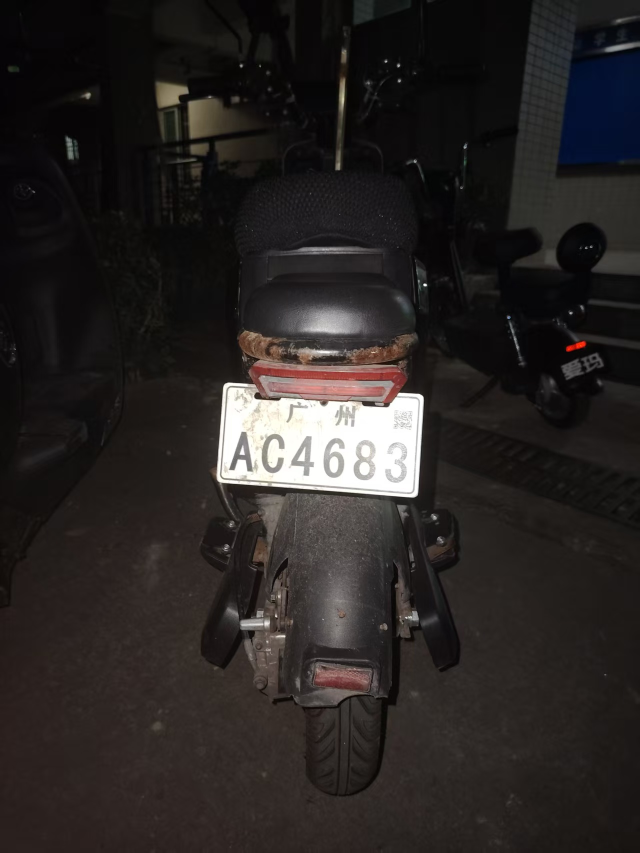
#> input picture car1.jpg, 1279 x 1706 px (shown at 1/2 size)
$ python -i plate_detector.py   (imports and definitions only)
#> lines starting #> are read from the running program, lines starting #| are printed output that depends on the picture; after the words box and inside, x2 and y2 are one past the last pixel; in counts of white or black regions, pixels touching at a corner belong together
#> further down, picture is the input picture: shape (1706, 1279, 3); mean B, G, R 35.7, 37, 41
### color_config.py
import numpy as np

class PlateColorConfig:
    # 针对白色车牌的优化配置
    WHITE = {
        'name': '白色车牌',
        'hsv_ranges': [
            {
                'lower': np.array([0, 0, 120]),   # 适度亮度要求
                'upper': np.array([180, 50, 255]) # 适度的饱和度限制
            }
        ],
    }
    @classmethod
    def get_all_colors(cls):
        return {
            'white': cls.WHITE
        }

### plate_detector.py
import cv2
import numpy as np
from image_utils import preprocess_image, morphological_operations
from color_config import PlateColorConfig

class LicensePlateDetector:
    def __init__(self, use_color_detection=True, specific_color=None):
        """
        初始化车牌检测器

        Args:
            use_color_detection: 是否使用颜色检测
            specific_color: 指定车牌颜色，为None时检测所有颜色
        """
        # 放宽几何参数约束
        self.min_plate_width = 60
        self.max_plate_width = 400
        self.min_plate_height = 15
        self.max_plate_height = 150
        self.min_aspect_ratio = 1.5
        self.max_aspect_ratio = 4.5

        self.use_color_detection = use_color_detection
        self.specific_color = specific_color

        # 简化纹理特征参数
        self.min_edge_density = 0.03
        self.max_edge_density = 0.9

    def detect_plates_by_multiple_colors(self, image):
        """基于多种颜色检测车牌"""
        color_masks = {}
        hsv = cv2.cvtColor(image, cv2.COLOR_BGR2HSV)
#> hsv: shape (1706, 1279, 3); mean H, S, V 46.5, 49.2, 41.9

        colors_config = PlateColorConfig.get_all_colors()

        # 如果指定了特定颜色，只检测该颜色
        if self.specific_color and self.specific_color in colors_config:
            target_colors = {self.specific_color: colors_config[self.specific_color]}
        else:
            target_colors = colors_config

        for color_name, config in target_colors.items():
            combined_mask = np.zeros(image.shape[:2], dtype=np.uint8)

            # 使用HSV颜色空间检测
            for hsv_range in config['hsv_ranges']:
                mask = cv2.inRange(hsv, hsv_range['lower'], hsv_range['upper'])
                combined_mask = cv2.bitwise_or(combined_mask, mask)

            # 优化形态学操作参数
            kernel_close = cv2.getStructuringElement(cv2.MORPH_RECT, (7, 7))
            kernel_open = cv2.getStructuringElement(cv2.MORPH_RECT, (3, 3))

            # 先闭操作连接区域，再开操作去除噪点
            combined_mask = cv2.morphologyEx(combined_mask, cv2.MORPH_CLOSE, kernel_close)
            combined_mask = cv2.morphologyEx(combined_mask, cv2.MORPH_OPEN, kernel_open)

            color_masks[color_name] = combined_mask
#> after the loop, color_masks = 1 item

        return color_masks

    def process_color_mask(self, color_mask):
        """专门处理颜色掩码，提取车牌区域"""
        # 复制掩码
        processed_mask = color_mask.copy()

        # 更强的形态学操作来连接车牌区域
        kernel_close = cv2.getStructuringElement(cv2.MORPH_RECT, (10, 5))
        kernel_open = cv2.getStructuringElement(cv2.MORPH_RECT, (3, 3))

        # 闭操作连接车牌字符区域
        processed_mask = cv2.morphologyEx(processed_mask, cv2.MORPH_CLOSE, kernel_close)
        # 开操作去除小噪点
        processed_mask = cv2.morphologyEx(processed_mask, cv2.MORPH_OPEN, kernel_open)

        return processed_mask

    def find_contours_in_mask(self, mask):
        """在掩码中查找轮廓"""
        # 查找轮廓
        contours, _ = cv2.findContours(mask, cv2.RETR_EXTERNAL, cv2.CHAIN_APPROX_SIMPLE)
        return contours

    def filter_and_validate_contours(self, contours, image):
        """过滤和验证轮廓"""
        valid_plates = []

        for contour in contours:
            # 使用边界矩形
            x, y, w, h = cv2.boundingRect(contour)

            # 计算轮廓特征
            contour_area = cv2.contourArea(contour)
            rect_area = w * h
            aspect_ratio = w / h if h > 0 else 0

            # 面积比例，衡量轮廓完整性
            area_ratio = contour_area / rect_area if rect_area > 0 else 0

            # 宽松的几何约束
            if (w >= self.min_plate_width and h >= self.min_plate_height and
                aspect_ratio >= self.min_aspect_ratio and aspect_ratio <= self.max_aspect_ratio and
                area_ratio >= 0.2):  # 降低完整性要求

                # 简化验证，主要信任颜色掩码
                if self.simple_region_validation(image, (x, y, w, h)):
                    valid_plates.append((x, y, w, h))

        return valid_plates

    def simple_region_validation(self, image, region):
        """简化的区域验证"""
        x, y, w, h = region

        # 基本尺寸检查
        if w < self.min_plate_width or h < self.min_plate_height:
            return False

        if w > self.max_plate_width or h > self.max_plate_height:
            return False

        # 宽高比检查
        aspect_ratio = w / h
        if aspect_ratio < self.min_aspect_ratio or aspect_ratio > self.max_aspect_ratio:
            return False

        # 简单边缘密度检查
        roi = image[y:y+h, x:x+w]
        if roi.size == 0:
            return False

        gray_roi = cv2.cvtColor(roi, cv2.COLOR_BGR2GRAY)
        edges = cv2.Canny(gray_roi, 50, 150)
        edge_density = np.sum(edges > 0) / edges.size

        return self.min_edge_density <= edge_density <= self.max_edge_density

    def merge_similar_regions(self, regions, overlap_threshold=0.3):
        """合并相似区域"""
        if not regions:
            return []

        # 按面积排序
        regions.sort(key=lambda r: r[2] * r[3], reverse=True)
        merged = []

        for current in regions:
            x1, y1, w1, h1 = current
            current_area = w1 * h1

            merged_flag = False

            for i, existing in enumerate(merged):
                x2, y2, w2, h2 = existing
                existing_area = w2 * h2

                # 计算重叠
                inter_x1 = max(x1, x2)
                inter_y1 = max(y1, y2)
                inter_x2 = min(x1 + w1, x2 + w2)
                inter_y2 = min(y1 + h1, y2 + h2)

                if inter_x1 < inter_x2 and inter_y1 < inter_y2:
                    inter_area = (inter_x2 - inter_x1) * (inter_y2 - inter_y1)

                    # 计算重叠比例
                    overlap_ratio = inter_area / min(current_area, existing_area)

                    if overlap_ratio > overlap_threshold:
                        # 合并区域
                        new_x = min(x1, x2)
                        new_y = min(y1, y2)
                        new_w = max(x1 + w1, x2 + w2) - new_x
                        new_h = max(y1 + h1, y2 + h2) - new_y

                        merged[i] = (new_x, new_y, new_w, new_h)
                        merged_flag = True
                        break

            if not merged_flag:
                merged.append(current)

        return merged

    def detect_plates_by_color(self, image, color_name, color_mask):
        """针对特定颜色进行车牌检测"""
        # 处理颜色掩码
        processed_mask = self.process_color_mask(color_mask)

        # 查找轮廓
        contours = self.find_contours_in_mask(processed_mask)

        # 过滤和验证轮廓
        plates = self.filter_and_validate_contours(contours, image)

        return plates

    def detect(self, image):
        """主检测函数"""
        all_plates = []

        if self.use_color_detection:
            # 获取所有颜色掩码
            color_masks = self.detect_plates_by_multiple_colors(image)
#> color_masks = 1 item

            # 对每种颜色进行检测
            for color_name, color_mask in color_masks.items():
                plates = self.detect_plates_by_color(image, color_name, color_mask)
                all_plates.extend(plates)
#> this loop made 1 pass
#> color_name on pass 1: 'white'
#> pass 1, in process_color_mask, `processed_mask = color_mask.copy()`:
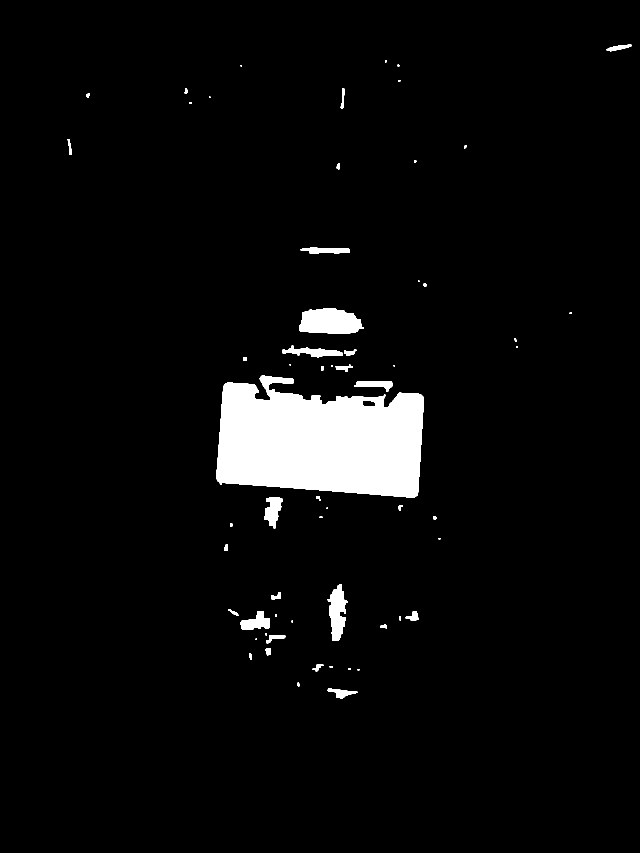
#> processed_mask: shape (1706, 1279) (shown at 1/2 size); 4.4% white; 60 white regions (19 under 20 px), largest, box (x1, y1, x2, y2) and area: (433, 751, 848, 995) 78198, (599, 616, 728, 668) 5269, (655, 1168, 696, 1282) 2682
#> pass 1, in process_color_mask, `processed_mask = cv2.morphologyEx(processed_mask, cv2.MORPH_CLOSE, ker..`:
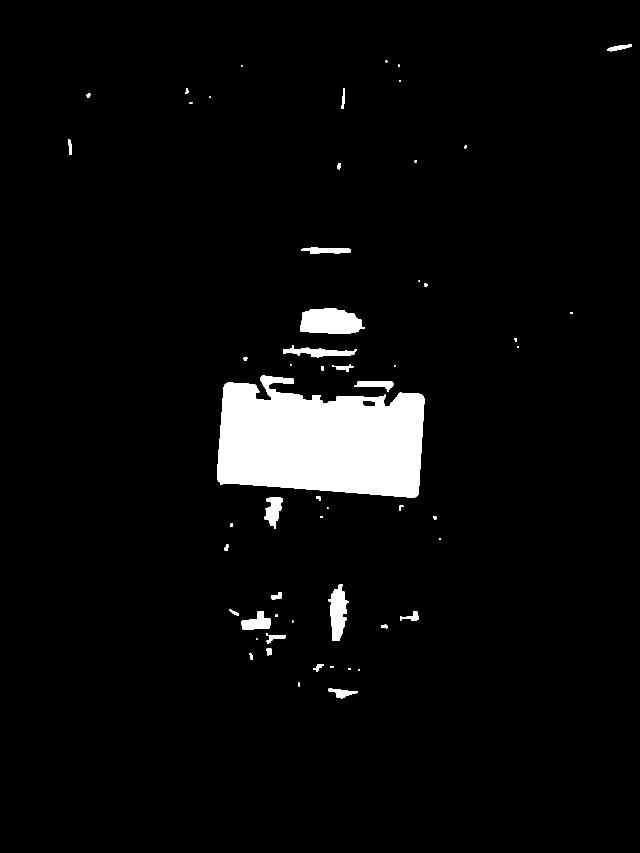
#> processed_mask: shape (1706, 1279) (shown at 1/2 size); 4.4% white; 56 white regions (17 under 20 px), largest, box (x1, y1, x2, y2) and area: (434, 751, 849, 995) 78300, (600, 616, 729, 668) 5277, (656, 1168, 697, 1282) 2746
#> pass 1, in simple_region_validation, `roi = image[y:y+h, x:x+w]`:
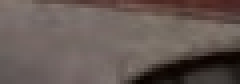
#> roi: shape (21, 60, 3) (shown 4 times larger); mean B, G, R 84.2, 89.2, 101.9
#> after the loop, all_plates = [(656, 1377, 60, 21), (709, 762, 78, 22), (600, 616, 129, 52)]

        # 合并重叠区域
        merged_plates = self.merge_similar_regions(all_plates)
#> the loop in merge_similar_regions, `for current in regions:` made 3 passes
#> (x1, y1, w1, h1, current_area) on passes 1 to 3: (600, 616, 129, 52, 6708), (709, 762, 78, 22, 1716), (656, 1377, 60, 21, 1260)
#> after the loop in merge_similar_regions, `for current in regions:`: merged = [(600, 616, 129, 52), (709, 762, 78, 22), (656, 1377, 60, 21)]
#> merged_plates has the same summary as merged in merge_similar_regions

        # 最终验证和排序
        final_plates = []
        for plate in merged_plates:
            if self.simple_region_validation(image, plate):
                final_plates.append(plate)
#> this loop made 3 passes
#> (x in simple_region_validation, y in simple_region_validation, w in simple_region_validation, h in simple_region_validation, aspect_ratio in simple_region_validation, edge_density in simple_region_validation) on passes 1 to 3: (600, 616, 129, 52, 2.48, 0.194), (709, 762, 78, 22, 3.55, 0.0793), (656, 1377, 60, 21, 2.86, 0.117)
#> pass 1, in simple_region_validation (call 5), `roi = image[y:y+h, x:x+w]`:
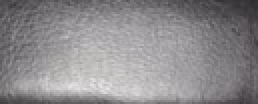
#> roi: shape (52, 129, 3) (shown 2 times larger); mean B, G, R 141, 138.7, 140.9
#> pass 1, in simple_region_validation (call 5), `edges = cv2.Canny(gray_roi, 50, 150)`:
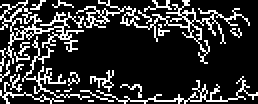
#> edges: shape (52, 129) (shown 2 times larger); 19.4% white in thin lines or dots
#> pass 2, in simple_region_validation (call 6), `roi = image[y:y+h, x:x+w]`:
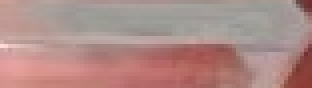
#> roi: shape (22, 78, 3) (shown 4 times larger); mean B, G, R 135.6, 139.7, 174.3
#> after the loop, final_plates has the same summary as merged in merge_similar_regions

        # 按x坐标排序
        final_plates.sort(key=lambda p: p[0])

        return final_plates

    # [57 lines left out: functions draw_boxes, debug_detection, not called in this run]

>>> import cv2
>>> picture = cv2.imread('car1.jpg')
>>> result = LicensePlateDetector().detect(picture)
#> result = [(600, 616, 129, 52), (656, 1377, 60, 21), (709, 762, 78, 22)]

$ run again, on car2.jpg
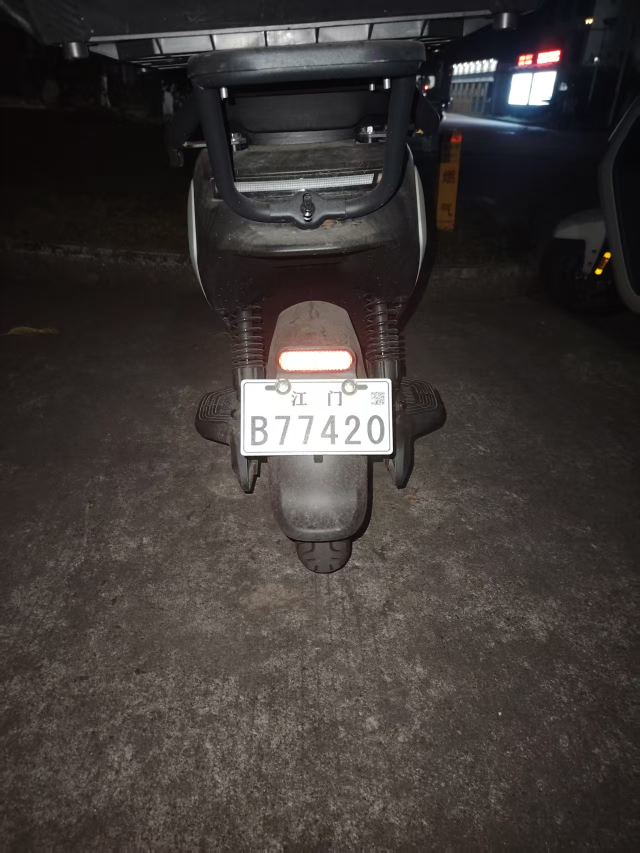
#> input picture car2.jpg, 1279 x 1706 px (shown at 1/2 size)
#> picture is the input picture: shape (1706, 1279, 3); mean B, G, R 55, 57.5, 63
#> hsv: shape (1706, 1279, 3); mean H, S, V 38.6, 48.4, 64.1
#> after the loop in detect_plates_by_multiple_colors, `for color_name, config in target_colors.items():`: color_masks = 1 item
#> the loop in detect, `for color_name, color_mask in color_masks.items():` made 1 pass
#> color_name on pass 1: 'white'
#> pass 1, in process_color_mask, `processed_mask = color_mask.copy()`:
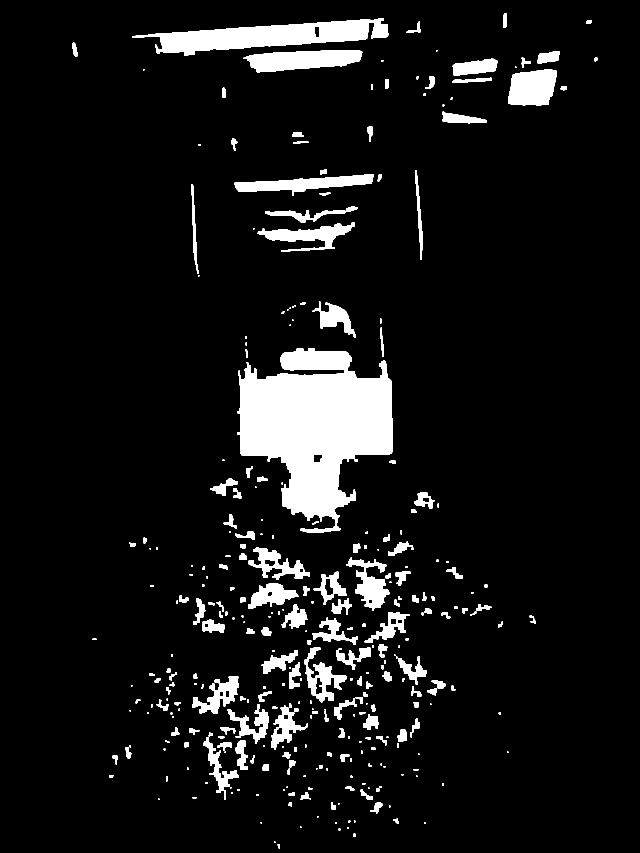
#> processed_mask: shape (1706, 1279) (shown at 1/2 size); 8.1% white; 327 white regions (99 under 20 px), largest, box (x1, y1, x2, y2) and area: (474, 696, 786, 1066) 68674, (264, 37, 777, 111) 18198, (487, 100, 725, 145) 7382
#> after the loop in detect, `for color_name, color_mask in color_masks.items():`: all_plates = [(673, 1295, 70, 45), (524, 1295, 182, 110), (625, 1235, 91, 55), (497, 1167, 101, 51), (498, 1095, 122, 64), (516, 445, 195, 58), (886, 223, 89, 24), (906, 117, 91, 34)]
#> the loop in merge_similar_regions, `for current in regions:` made 8 passes
#> (x1, y1, w1, h1, current_area) on passes 1 to 8: (524, 1295, 182, 110, 20020), (516, 445, 195, 58, 11310), (498, 1095, 122, 64, 7808), (497, 1167, 101, 51, 5151), (625, 1235, 91, 55, 5005), (673, 1295, 70, 45, 3150), (906, 117, 91, 34, 3094), (886, 223, 89, 24, 2136)
#> after the loop in merge_similar_regions, `for current in regions:`: merged = [(524, 1295, 219, 110), (516, 445, 195, 58), (498, 1095, 122, 64), (497, 1167, 101, 51), (625, 1235, 91, 55), (906, 117, 91, 34), (886, 223, 89, 24)]
#> merged_plates has the same summary as merged in merge_similar_regions
#> the loop in detect, `for plate in merged_plates:` made 7 passes
#> (x in simple_region_validation, y in simple_region_validation, w in simple_region_validation, h in simple_region_validation, aspect_ratio in simple_region_validation, edge_density in simple_region_validation) on passes 1 to 7: (524, 1295, 219, 110, 1.99, 0.312), (516, 445, 195, 58, 3.36, 0.0851), (498, 1095, 122, 64, 1.91, 0.271), (497, 1167, 101, 51, 1.98, 0.136), (625, 1235, 91, 55, 1.65, 0.318), (906, 117, 91, 34, 2.68, 0.179), (886, 223, 89, 24, 3.71, 0.0557)
#> pass 2, in simple_region_validation (call 10), `roi = image[y:y+h, x:x+w]`:
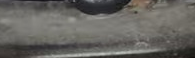
#> roi: shape (58, 195, 3); mean B, G, R 95.6, 99.8, 101.5
#> after the loop in detect, `for plate in merged_plates:`: final_plates has the same summary as merged in merge_similar_regions
#> result = [(497, 1167, 101, 51), (498, 1095, 122, 64), (516, 445, 195, 58), (524, 1295, 219, 110), (625, 1235, 91, 55), (886, 223, 89, 24), (906, 117, 91, 34)]
